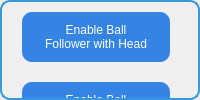
           <widget class="QFrame" name="frame_33">
            <property name="styleSheet">
             <string notr="true">border: 2px solid #3498db;
border-radius: 10px;</string>
            </property>
            <property name="frameShape">
             <enum>QFrame::StyledPanel</enum>
            </property>
            <property name="frameShadow">
             <enum>QFrame::Raised</enum>
            </property>
            <layout class="QHBoxLayout" name="horizontalLayout_2" stretch="5">
             <property name="spacing">
              <number>0</number>
             </property>
             <property name="leftMargin">
              <number>0</number>
             </property>
             <property name="topMargin">
              <number>0</number>
             </property>
             <property name="rightMargin">
              <number>0</number>
             </property>
             <property name="bottomMargin">
              <number>0</number>
             </property>
             <item>
              <widget class="QFrame" name="frame_4">
               <property name="styleSheet">
                <string notr="true">border: 0px solid #3498db;
border-radius: 10px;</string>
               </property>
               <property name="frameShape">
                <enum>QFrame::StyledPanel</enum>
               </property>
               <property name="frameShadow">
                <enum>QFrame::Raised</enum>
               </property>
               <widget class="QPushButton" name="btn_head_ball_follow_enable">
                <property name="geometry">
                 <rect>
                  <x>20</x>
                  <y>10</y>
                  <width>148</width>
                  <height>50</height>
                 </rect>
                </property>
                <property name="sizePolicy">
                 <sizepolicy hsizetype="Preferred" vsizetype="Preferred">
                  <horstretch>0</horstretch>
                  <verstretch>0</verstretch>
                 </sizepolicy>
                </property>
                <property name="palette">
                 <palette>
                  <active>
                   <colorrole role="WindowText">
                    <brush brushstyle="SolidPattern">
                     <color alpha="255">
                      <red>255</red>
                      <green>255</green>
                      <blue>255</blue>
                     </color>
                    </brush>
                   </colorrole>
                   <colorrole role="Button">
                    <brush brushstyle="SolidPattern">
                     <color alpha="255">
                      <red>53</red>
                      <green>132</green>
                      <blue>228</blue>
                     </color>
                    </brush>
                   </colorrole>
                   <colorrole role="Text">
                    <brush brushstyle="SolidPattern">
                     <color alpha="255">
                      <red>255</red>
                      <green>255</green>
                      <blue>255</blue>
                     </color>
                    </brush>
                   </colorrole>
                   <colorrole role="ButtonText">
                    <brush brushstyle="SolidPattern">
                     <color alpha="255">
                      <red>255</red>
                      <green>255</green>
                      <blue>255</blue>
                     </color>
                    </brush>
                   </colorrole>
                   <colorrole role="Base">
                    <brush brushstyle="SolidPattern">
                     <color alpha="255">
                      <red>53</red>
                      <green>132</green>
                      <blue>228</blue>
                     </color>
                    </brush>
                   </colorrole>
                   <colorrole role="Window">
                    <brush brushstyle="SolidPattern">
                     <color alpha="255">
                      <red>53</red>
                      <green>132</green>
                      <blue>228</blue>
                     </color>
                    </brush>
                   </colorrole>
                   <colorrole role="PlaceholderText">
                    <brush brushstyle="SolidPattern">
                     <color alpha="255">
                      <red>255</red>
                      <green>255</green>
                      <blue>255</blue>
                     </color>
                    </brush>
                   </colorrole>
                  </active>
                  <inactive>
                   <colorrole role="WindowText">
                    <brush brushstyle="SolidPattern">
                     <color alpha="255">
                      <red>255</red>
                      <green>255</green>
                      <blue>255</blue>
                     </color>
                    </brush>
                   </colorrole>
                   <colorrole role="Button">
                    <brush brushstyle="SolidPattern">
                     <color alpha="255">
                      <red>53</red>
                      <green>132</green>
                      <blue>228</blue>
                     </color>
                    </brush>
                   </colorrole>
                   <colorrole role="Text">
                    <brush brushstyle="SolidPattern">
                     <color alpha="255">
                      <red>255</red>
                      <green>255</green>
                      <blue>255</blue>
                     </color>
                    </brush>
                   </colorrole>
                   <colorrole role="ButtonText">
                    <brush brushstyle="SolidPattern">
                     <color alpha="255">
                      <red>255</red>
                      <green>255</green>
                      <blue>255</blue>
                     </color>
                    </brush>
                   </colorrole>
                   <colorrole role="Base">
                    <brush brushstyle="SolidPattern">
                     <color alpha="255">
                      <red>53</red>
                      <green>132</green>
                      <blue>228</blue>
                     </color>
                    </brush>
                   </colorrole>
                   <colorrole role="Window">
                    <brush brushstyle="SolidPattern">
                     <color alpha="255">
                      <red>53</red>
                      <green>132</green>
                      <blue>228</blue>
                     </color>
                    </brush>
                   </colorrole>
                   <colorrole role="PlaceholderText">
                    <brush brushstyle="SolidPattern">
                     <color alpha="255">
                      <red>255</red>
                      <green>255</green>
                      <blue>255</blue>
                     </color>
                    </brush>
                   </colorrole>
                  </inactive>
                  <disabled>
                   <colorrole role="WindowText">
                    <brush brushstyle="SolidPattern">
                     <color alpha="255">
                      <red>255</red>
                      <green>255</green>
                      <blue>255</blue>
                     </color>
                    </brush>
                   </colorrole>
                   <colorrole role="Button">
                    <brush brushstyle="SolidPattern">
                     <color alpha="255">
                      <red>53</red>
                      <green>132</green>
                      <blue>228</blue>
                     </color>
                    </brush>
                   </colorrole>
                   <colorrole role="Text">
                    <brush brushstyle="SolidPattern">
                     <color alpha="255">
                      <red>255</red>
                      <green>255</green>
                      <blue>255</blue>
                     </color>
                    </brush>
                   </colorrole>
                   <colorrole role="ButtonText">
                    <brush brushstyle="SolidPattern">
                     <color alpha="255">
                      <red>255</red>
                      <green>255</green>
                      <blue>255</blue>
                     </color>
                    </brush>
                   </colorrole>
                   <colorrole role="Base">
                    <brush brushstyle="SolidPattern">
                     <color alpha="255">
                      <red>53</red>
                      <green>132</green>
                      <blue>228</blue>
                     </color>
                    </brush>
                   </colorrole>
                   <colorrole role="Window">
                    <brush brushstyle="SolidPattern">
                     <color alpha="255">
                      <red>53</red>
                      <green>132</green>
                      <blue>228</blue>
                     </color>
                    </brush>
                   </colorrole>
                   <colorrole role="PlaceholderText">
                    <brush brushstyle="SolidPattern">
                     <color alpha="255">
                      <red>255</red>
                      <green>255</green>
                      <blue>255</blue>
                     </color>
                    </brush>
                   </colorrole>
                  </disabled>
                 </palette>
                </property>
                <property name="font">
                 <font>
                  <weight>50</weight>
                  <bold>false</bold>
                 </font>
                </property>
                <property name="styleSheet">
                 <string notr="true">QPushButton
{
background-color: rgb(53, 132, 228);
color: rgb(255, 255, 255);
border-color: rgb(255, 255, 255);
}

QPushButton:pressed
{
background-color: rgb(26, 95, 180);
}</string>
                </property>
                <property name="text">
                 <string>Enable Ball
Follower with Head</string>
                </property>
               </widget>
               <widget class="QPushButton" name="btn_base_ball_follow_enable">
                <property name="geometry">
                 <rect>
                  <x>20</x>
                  <y>80</y>
                  <width>148</width>
                  <height>50</height>
                 </rect>
                </property>
                <property name="sizePolicy">
                 <sizepolicy hsizetype="Preferred" vsizetype="Preferred">
                  <horstretch>0</horstretch>
                  <verstretch>0</verstretch>
                 </sizepolicy>
                </property>
                <property name="palette">
                 <palette>
                  <active>
                   <colorrole role="WindowText">
                    <brush brushstyle="SolidPattern">
                     <color alpha="255">
                      <red>255</red>
                      <green>255</green>
                      <blue>255</blue>
                     </color>
                    </brush>
                   </colorrole>
                   <colorrole role="Button">
                    <brush brushstyle="SolidPattern">
                     <color alpha="255">
                      <red>53</red>
                      <green>132</green>
                      <blue>228</blue>
                     </color>
                    </brush>
                   </colorrole>
                   <colorrole role="Text">
                    <brush brushstyle="SolidPattern">
                     <color alpha="255">
                      <red>255</red>
                      <green>255</green>
                      <blue>255</blue>
                     </color>
                    </brush>
                   </colorrole>
                   <colorrole role="ButtonText">
                    <brush brushstyle="SolidPattern">
                     <color alpha="255">
                      <red>255</red>
                      <green>255</green>
                      <blue>255</blue>
                     </color>
                    </brush>
                   </colorrole>
                   <colorrole role="Base">
                    <brush brushstyle="SolidPattern">
                     <color alpha="255">
                      <red>53</red>
                      <green>132</green>
                      <blue>228</blue>
                     </color>
                    </brush>
                   </colorrole>
                   <colorrole role="Window">
                    <brush brushstyle="SolidPattern">
                     <color alpha="255">
                      <red>53</red>
                      <green>132</green>
                      <blue>228</blue>
                     </color>
                    </brush>
                   </colorrole>
                   <colorrole role="PlaceholderText">
                    <brush brushstyle="SolidPattern">
                     <color alpha="255">
                      <red>255</red>
                      <green>255</green>
                      <blue>255</blue>
                     </color>
                    </brush>
                   </colorrole>
                  </active>
                  <inactive>
                   <colorrole role="WindowText">
                    <brush brushstyle="SolidPattern">
                     <color alpha="255">
                      <red>255</red>
                      <green>255</green>
                      <blue>255</blue>
                     </color>
                    </brush>
                   </colorrole>
                   <colorrole role="Button">
                    <brush brushstyle="SolidPattern">
                     <color alpha="255">
                      <red>53</red>
                      <green>132</green>
                      <blue>228</blue>
                     </color>
                    </brush>
                   </colorrole>
                   <colorrole role="Text">
                    <brush brushstyle="SolidPattern">
                     <color alpha="255">
                      <red>255</red>
                      <green>255</green>
                      <blue>255</blue>
                     </color>
                    </brush>
                   </colorrole>
                   <colorrole role="ButtonText">
                    <brush brushstyle="SolidPattern">
                     <color alpha="255">
                      <red>255</red>
                      <green>255</green>
                      <blue>255</blue>
                     </color>
                    </brush>
                   </colorrole>
                   <colorrole role="Base">
                    <brush brushstyle="SolidPattern">
                     <color alpha="255">
                      <red>53</red>
                      <green>132</green>
                      <blue>228</blue>
                     </color>
                    </brush>
                   </colorrole>
                   <colorrole role="Window">
                    <brush brushstyle="SolidPattern">
                     <color alpha="255">
                      <red>53</red>
                      <green>132</green>
                      <blue>228</blue>
                     </color>
                    </brush>
                   </colorrole>
                   <colorrole role="PlaceholderText">
                    <brush brushstyle="SolidPattern">
                     <color alpha="255">
                      <red>255</red>
                      <green>255</green>
                      <blue>255</blue>
                     </color>
                    </brush>
                   </colorrole>
                  </inactive>
                  <disabled>
                   <colorrole role="WindowText">
                    <brush brushstyle="SolidPattern">
                     <color alpha="255">
                      <red>255</red>
                      <green>255</green>
                      <blue>255</blue>
                     </color>
                    </brush>
                   </colorrole>
                   <colorrole role="Button">
                    <brush brushstyle="SolidPattern">
                     <color alpha="255">
                      <red>53</red>
                      <green>132</green>
                      <blue>228</blue>
                     </color>
                    </brush>
                   </colorrole>
                   <colorrole role="Text">
                    <brush brushstyle="SolidPattern">
                     <color alpha="255">
                      <red>255</red>
                      <green>255</green>
                      <blue>255</blue>
                     </color>
                    </brush>
                   </colorrole>
                   <colorrole role="ButtonText">
                    <brush brushstyle="SolidPattern">
                     <color alpha="255">
                      <red>255</red>
                      <green>255</green>
                      <blue>255</blue>
                     </color>
                    </brush>
                   </colorrole>
                   <colorrole role="Base">
                    <brush brushstyle="SolidPattern">
                     <color alpha="255">
                      <red>53</red>
                      <green>132</green>
                      <blue>228</blue>
                     </color>
                    </brush>
                   </colorrole>
                   <colorrole role="Window">
                    <brush brushstyle="SolidPattern">
                     <color alpha="255">
                      <red>53</red>
                      <green>132</green>
                      <blue>228</blue>
                     </color>
                    </brush>
                   </colorrole>
                   <colorrole role="PlaceholderText">
                    <brush brushstyle="SolidPattern">
                     <color alpha="255">
                      <red>255</red>
                      <green>255</green>
                      <blue>255</blue>
                     </color>
                    </brush>
                   </colorrole>
                  </disabled>
                 </palette>
                </property>
                <property name="font">
                 <font>
                  <weight>50</weight>
                  <bold>false</bold>
                 </font>
                </property>
                <property name="styleSheet">
                 <string notr="true">QPushButton
{
background-color: rgb(53, 132, 228);
color: rgb(255, 255, 255);
border-color: rgb(255, 255, 255);
}

QPushButton:pressed
{
background-color: rgb(26, 95, 180);
}</string>
                </property>
                <property name="text">
                 <string>Enable Ball 
 Follower with Base</string>
                </property>
               </widget>
               <widget class="QPushButton" name="btn_ball_follow_enable">
                <property name="geometry">
                 <rect>
                  <x>20</x>
                  <y>160</y>
                  <width>148</width>
                  <height>50</height>
                 </rect>
                </property>
                <property name="sizePolicy">
                 <sizepolicy hsizetype="Preferred" vsizetype="Preferred">
                  <horstretch>0</horstretch>
                  <verstretch>0</verstretch>
                 </sizepolicy>
                </property>
                <property name="palette">
                 <palette>
                  <active>
                   <colorrole role="WindowText">
                    <brush brushstyle="SolidPattern">
                     <color alpha="255">
                      <red>255</red>
                      <green>255</green>
                      <blue>255</blue>
                     </color>
                    </brush>
                   </colorrole>
                   <colorrole role="Button">
                    <brush brushstyle="SolidPattern">
                     <color alpha="255">
                      <red>53</red>
                      <green>132</green>
                      <blue>228</blue>
                     </color>
                    </brush>
                   </colorrole>
                   <colorrole role="Text">
                    <brush brushstyle="SolidPattern">
                     <color alpha="255">
                      <red>255</red>
                      <green>255</green>
                      <blue>255</blue>
                     </color>
                    </brush>
                   </colorrole>
                   <colorrole role="ButtonText">
                    <brush brushstyle="SolidPattern">
                     <color alpha="255">
                      <red>255</red>
                      <green>255</green>
                      <blue>255</blue>
                     </color>
                    </brush>
                   </colorrole>
                   <colorrole role="Base">
                    <brush brushstyle="SolidPattern">
                     <color alpha="255">
                      <red>53</red>
                      <green>132</green>
                      <blue>228</blue>
                     </color>
                    </brush>
                   </colorrole>
                   <colorrole role="Window">
                    <brush brushstyle="SolidPattern">
                     <color alpha="255">
                      <red>53</red>
                      <green>132</green>
                      <blue>228</blue>
                     </color>
                    </brush>
                   </colorrole>
                   <colorrole role="PlaceholderText">
                    <brush brushstyle="SolidPattern">
                     <color alpha="255">
                      <red>255</red>
                      <green>255</green>
                      <blue>255</blue>
                     </color>
                    </brush>
                   </colorrole>
                  </active>
                  <inactive>
                   <colorrole role="WindowText">
                    <brush brushstyle="SolidPattern">
                     <color alpha="255">
                      <red>255</red>
                      <green>255</green>
                      <blue>255</blue>
                     </color>
                    </brush>
                   </colorrole>
                   <colorrole role="Button">
                    <brush brushstyle="SolidPattern">
                     <color alpha="255">
                      <red>53</red>
                      <green>132</green>
                      <blue>228</blue>
                     </color>
                    </brush>
                   </colorrole>
                   <colorrole role="Text">
                    <brush brushstyle="SolidPattern">
                     <color alpha="255">
                      <red>255</red>
                      <green>255</green>
                      <blue>255</blue>
                     </color>
                    </brush>
                   </colorrole>
                   <colorrole role="ButtonText">
                    <brush brushstyle="SolidPattern">
                     <color alpha="255">
                      <red>255</red>
                      <green>255</green>
                      <blue>255</blue>
                     </color>
                    </brush>
                   </colorrole>
                   <colorrole role="Base">
                    <brush brushstyle="SolidPattern">
                     <color alpha="255">
                      <red>53</red>
                      <green>132</green>
                      <blue>228</blue>
                     </color>
                    </brush>
                   </colorrole>
                   <colorrole role="Window">
                    <brush brushstyle="SolidPattern">
                     <color alpha="255">
                      <red>53</red>
                      <green>132</green>
                      <blue>228</blue>
                     </color>
                    </brush>
                   </colorrole>
                   <colorrole role="PlaceholderText">
                    <brush brushstyle="SolidPattern">
                     <color alpha="255">
                      <red>255</red>
                      <green>255</green>
                      <blue>255</blue>
                     </color>
                    </brush>
                   </colorrole>
                  </inactive>
                  <disabled>
                   <colorrole role="WindowText">
                    <brush brushstyle="SolidPattern">
                     <color alpha="255">
                      <red>255</red>
                      <green>255</green>
                      <blue>255</blue>
                     </color>
                    </brush>
                   </colorrole>
                   <colorrole role="Button">
                    <brush brushstyle="SolidPattern">
                     <color alpha="255">
                      <red>53</red>
                      <green>132</green>
                      <blue>228</blue>
                     </color>
                    </brush>
                   </colorrole>
                   <colorrole role="Text">
                    <brush brushstyle="SolidPattern">
                     <color alpha="255">
                      <red>255</red>
                      <green>255</green>
                      <blue>255</blue>
                     </color>
                    </brush>
                   </colorrole>
                   <colorrole role="ButtonText">
                    <brush brushstyle="SolidPattern">
                     <color alpha="255">
                      <red>255</red>
                      <green>255</green>
                      <blue>255</blue>
                     </color>
                    </brush>
                   </colorrole>
                   <colorrole role="Base">
                    <brush brushstyle="SolidPattern">
                     <color alpha="255">
                      <red>53</red>
                      <green>132</green>
                      <blue>228</blue>
                     </color>
                    </brush>
                   </colorrole>
                   <colorrole role="Window">
                    <brush brushstyle="SolidPattern">
                     <color alpha="255">
                      <red>53</red>
                      <green>132</green>
                      <blue>228</blue>
                     </color>
                    </brush>
                   </colorrole>
                   <colorrole role="PlaceholderText">
                    <brush brushstyle="SolidPattern">
                     <color alpha="255">
                      <red>255</red>
                      <green>255</green>
                      <blue>255</blue>
                     </color>
                    </brush>
                   </colorrole>
                  </disabled>
                 </palette>
                </property>
                <property name="font">
                 <font>
                  <weight>50</weight>
                  <bold>false</bold>
                 </font>
                </property>
                <property name="styleSheet">
                 <string notr="true">QPushButton
{
background-color: rgb(53, 132, 228);
color: rgb(255, 255, 255);
border-color: rgb(255, 255, 255);
}

QPushButton:pressed
{
background-color: rgb(26, 95, 180);
}</string>
                </property>
                <property name="text">
                 <string>Enable Ball 
 Follower</string>
                </property>
               </widget>
              </widget>
             </item>
            </layout>
           </widget>
